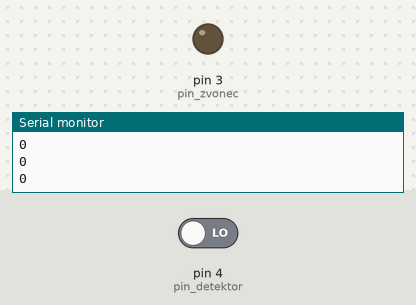
A sketch run on a simulated Arduino Uno, built with avr-gcc and run on an emulated ATmega328P. Shown: output pins drawn as LEDs (lit = HIGH), the last lines printed to the serial monitor. Dashed ring = blinking. The inputs (shaded band) are chosen by the test bench; at power-on: pin 4 (pin_detektor) LOW. Random numbers use the default seed unless the sketch sets one.

Above: at 1.2 s.
1.3 s: pin 4 (pin_detektor) driven HIGH
At 1.98 s:
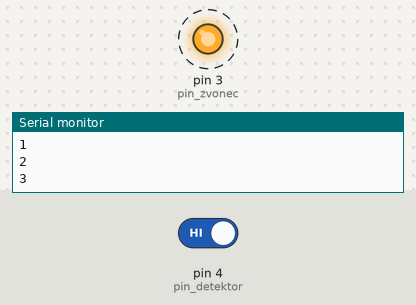
Timing chart, 0 to 10.3 s (numbered marks = the images above; inputs shaded):
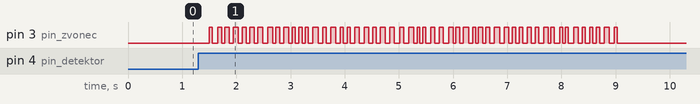

The sketch:

max_dBA_zvonc.ino
```cpp
byte pin_zvonec=3;
byte pin_detektor=4;

bool DB=false;
byte DB_MAX_stevec=3;
byte DB_stevec=0;
byte cas_vzorcenja=100;
byte cas_padanja=1000;

unsigned long zadnjeProzenje=0;
unsigned long zadnjePadanje=0;

void setup() {
  // put your setup code here, to run once:
  pinMode(pin_zvonec, OUTPUT);
  digitalWrite(pin_zvonec, LOW);
  pinMode(pin_detektor, INPUT);

  Serial.begin(9600);
}

void loop() {
  unsigned long trenutniCas = millis();

  DB=digitalRead(pin_detektor);
  if(DB){
    if (trenutniCas - zadnjeProzenje >= cas_vzorcenja) {
      zadnjeProzenje=trenutniCas;
      DB_stevec++;

      Serial.println(DB_stevec);
    }
  }else{
    if (trenutniCas - zadnjePadanje >= cas_padanja) {
      zadnjePadanje=trenutniCas;

      if(DB_stevec>0){
        DB_stevec--;
      }else{
        DB_stevec=0;
      }

      Serial.println(DB_stevec);

    }
  }

  if(DB_stevec>=DB_MAX_stevec){
    for(int k=0; k<=50; k++){
      digitalWrite(pin_zvonec, HIGH);   // turn the LED on (HIGH is the voltage level)
      delay(random(50,100));
      digitalWrite(pin_zvonec, LOW);    // turn the LED off by making the voltage LOW
      delay(random(50,100));
    }
    DB_stevec=0;
    delay(5000);
  }

}
```

Measured:
- after the input at 1.3 s, pin 3 (pin_zvonec): alternates HIGH for 0.07 s and LOW for 0.08 s, 102 changes in all, then stays LOW, starting after 0.20 s
